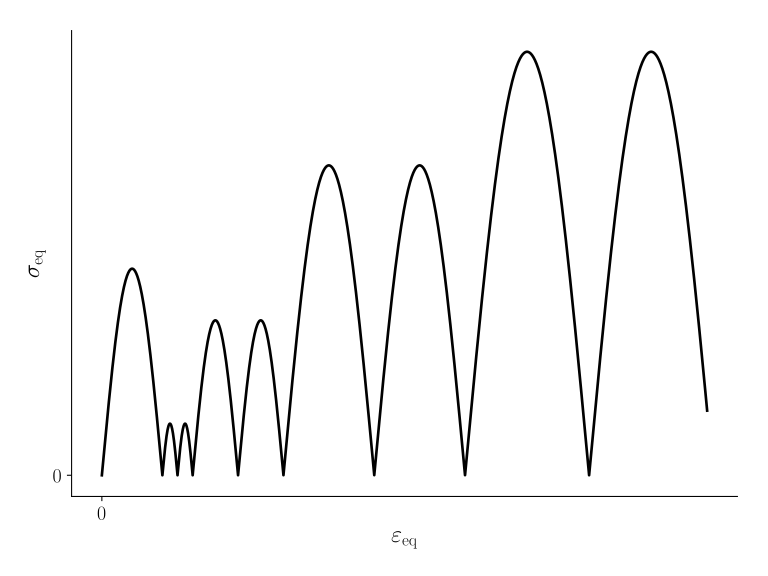

The Python source for this figure:

import GooseTensor as gt
import GooseSolid  as gs
import numpy as np
import matplotlib.pyplot as plt

plt.style.use(['goose','goose-latex','goose-tick-lower'])

# --------------------------------------------------------------------------------------------------

mat = gs.ElasticPlasticPotential( 1. , 1. , [ -1. , 1. , 1.5 , 3. , 6. , 10.1 ] , False )

Eps = np.array([
  [ 0. , 1. , 0. ],
  [ 1. , 0. , 0. ],
  [ 0. , 0. , 0. ],
])

ninc   = 20000
eps_eq = np.zeros((ninc))
sig_eq = np.zeros((ninc))

for i,d in enumerate(np.linspace(0,10.*np.sqrt(3.)/2.,ninc)):

  eps       = d * Eps
  sig       = mat.stress(eps)
  sig_eq[i] = np.sqrt(3./2.*gt.ddot22(sig,sig))
  eps_eq[i] = np.sqrt(2./3.*gt.ddot22(eps,eps))

plt.style.use(['goose','goose-latex'])

fig,ax = plt.subplots()

ax.plot(eps_eq,sig_eq)

plt.xlabel(r'$\varepsilon_\mathrm{eq}$')

plt.ylabel(r'$\sigma_\mathrm{eq}$')

ax.xaxis.set_ticks([0])
ax.yaxis.set_ticks([0])

plt.savefig('stress-strain.svg')
plt.show()


# --------------------------------------------------------------------------------------------------

mat = gs.ElasticPlasticPotential( 1. , 1. , [ -1. , 1. , 1.5 , 3. , 6. , 10.1 ] , True )

Eps = np.array([
  [ 0. , 1. , 0. ],
  [ 1. , 0. , 0. ],
  [ 0. , 0. , 0. ],
])

ninc   = 20000
eps_eq = np.zeros((ninc))
sig_eq = np.zeros((ninc))

for i,d in enumerate(np.linspace(0,10.*np.sqrt(3.)/2.,ninc)):

  eps       = d * Eps
  sig       = mat.stress(eps)
  sig_eq[i] = np.sqrt(3./2.*gt.ddot22(sig,sig))
  eps_eq[i] = np.sqrt(2./3.*gt.ddot22(eps,eps))

fig,ax = plt.subplots()

ax.plot(eps_eq,sig_eq)

plt.xlabel(r'$\varepsilon_\mathrm{eq}$')

plt.ylabel(r'$\sigma_\mathrm{eq}$')

ax.xaxis.set_ticks([0])
ax.yaxis.set_ticks([0])

plt.savefig('stress-strain-smooth.svg')
plt.show()


# --------------------------------------------------------------------------------------------------

